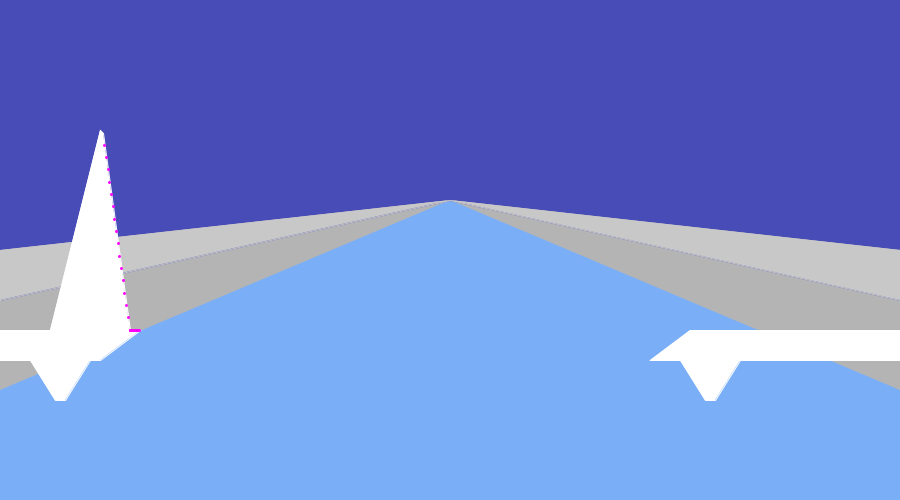
Frame 1 (no input)
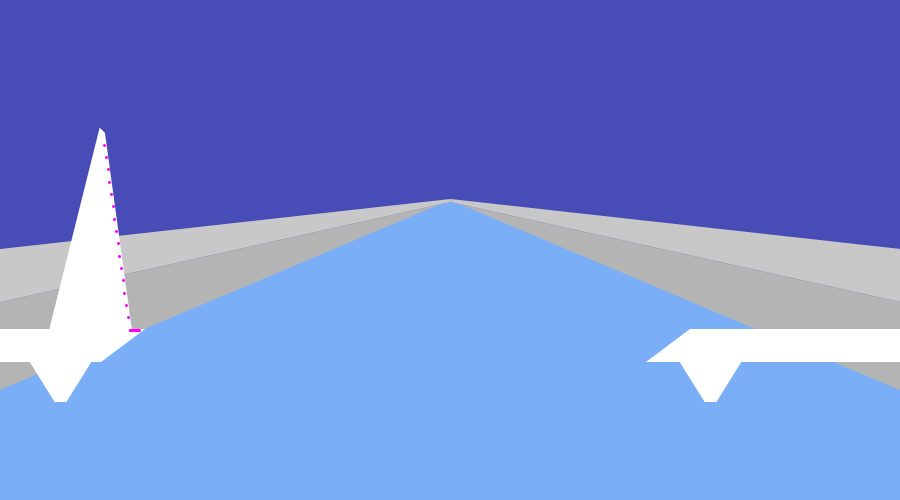
Frame 60 (the mouse pressed at the canvas centre just before this capture)
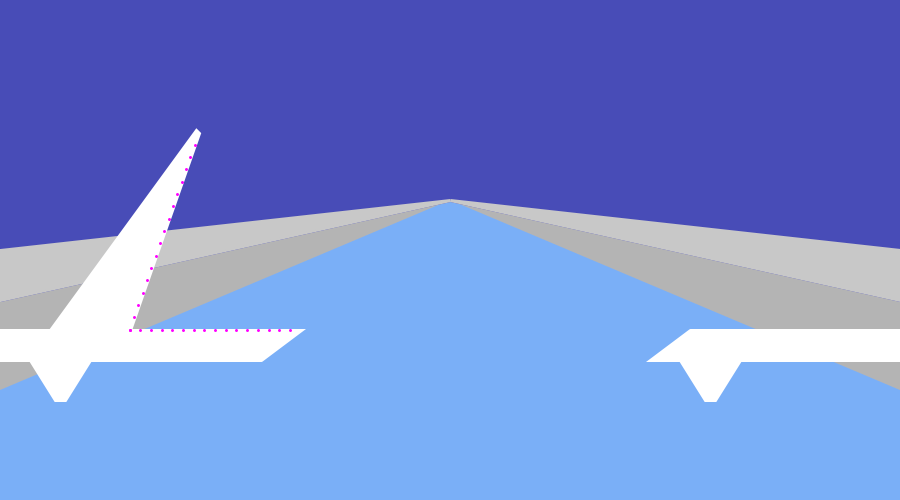
Frame 120 (the mouse held since frame 60 and released just before this capture)

The Processing sketch that drew these frames (run headless with seeded random() and noise(); from frame 60 on, the mouse is pressed at the canvas centre):

// Processing sketch: processing_111150
// ── processing_111150.pde

// Cria uma janela de 900 x 500 pixels
int px;
public void setup() {
size(900,500);

px=0;
}

//fundo Branco
public void draw() {
  
background (122,175,247);

noStroke(); 
fill(180);

rect(0,0,900,390);
fill(122,175,247);

//Parede
quad(0,390,450,200,450,200,900,390);

//Céu
stroke(72,76,183);
fill(72,76,183);

quad(0,300,450,200,450,0,0,0);
quad(450,0,450,200,900,300,900,0);

//Calçada
stroke(200);
fill(200);

quad(0,300,450,200,450,200,0,250);
quad(450,200,900,250,900,300,450,200);

stroke (255);
fill(255);

float TopoPonte = 330*sin(map(mouseX,0,width,PI/2,0));

quad(50,330,430-TopoPonte,130,433-TopoPonte,133,130,330);

float TopoPonte2 = 550*sin(map(mouseX,0,width,PI/2,0));

quad(0,330,690-TopoPonte2,330,650-TopoPonte2,360,0,360);

quad(690,330,900,330,900,360,650,360);

//Bases de apoio
quad(680,360,740,360,715,400,705,400);
quad(30,360,90,360,65,400,55,400);

stroke(255,0,255);
strokeWeight(3);
for(int i=0; i<16; i++)
point(map(i,0,16,130,433-TopoPonte),map(i,0,16,330,133));

for(int i=0; i<16; i++)
point(map(i,0,16,130,690-TopoPonte2),map(i,0,16,330,330));


}
